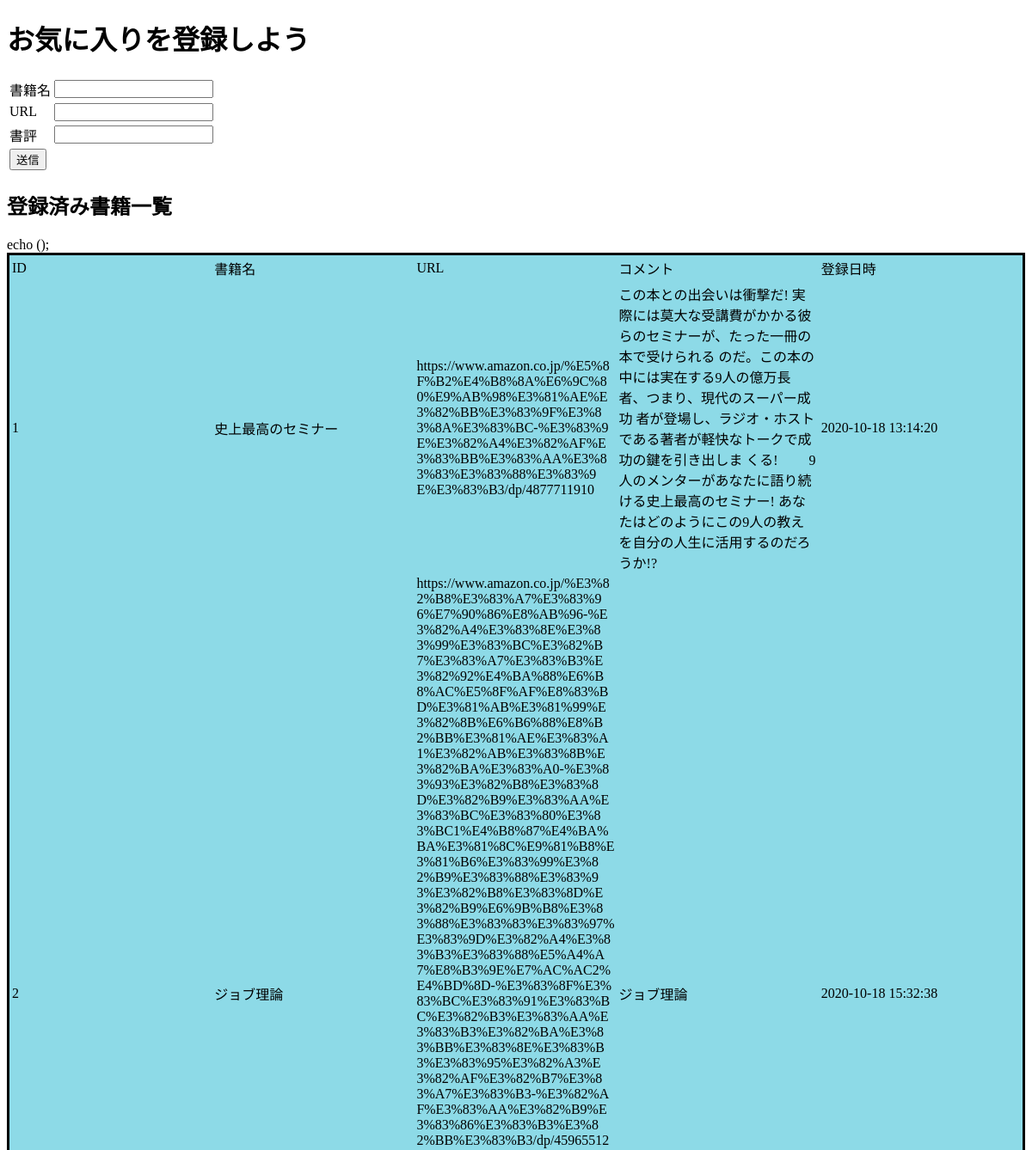
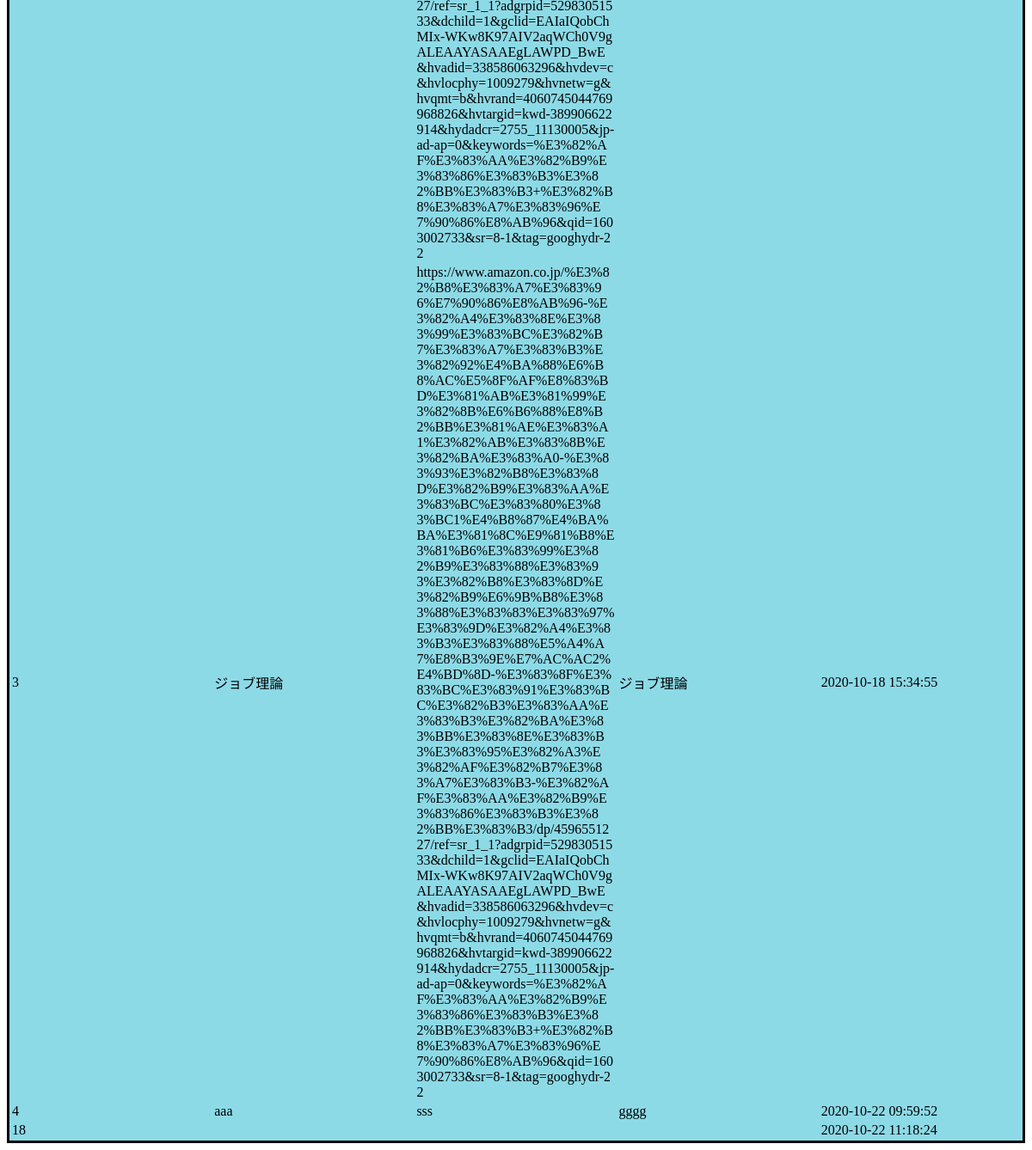
The page / on the database its author committed (2 pictures, top to bottom).
### tables this page shows
CREATE TABLE `gs_bm_table` (
  `id` int(12) NOT NULL,
  `title` varchar(64) NOT NULL,
  `url` text NOT NULL,
  `comm` text NOT NULL,
  `datetime` datetime NOT NULL
);

### index.php (the view, shortened to what this page needs)
<?php
    try {
        $pdo = new PDO ('mysql:dbname=bookcomm;charset=utf8;host=localhost','root','root');
    } catch (PDOException $e) {
        exit('DBConnectError:'.$e->getMessage());
    };
    $stmt   =   $pdo->prepare ("SELECT * FROM gs_bm_table");
    $status =   $stmt -> execute();
    $view   =   "";
    if ($status == false) {
        $error  =   $stmt -> errorInfo();
        exit ("ErrorQuery:".error[2]);
    }else{
        while ($result = $stmt -> fetch(PDO::FETCH_ASSOC)){
            $view   .=   '<tr>';
            $view   .=   '<td class="id">'.$result[id].'</td>' . '<td class="title">'.$result[title].'</td>' . '<td class="url">'.$result["url"].'</td>' . '<td class="comm">'.$result["comm"].'</td>' . '<td class="datetime">'.$result["datetime"].'</td>';
            $view   .=   '</tr>';
        };
    };
?>
<!DOCTYPE html>
<html lang="ja">
<head>
    <link rel="stylesheet" href="style.css">
</head>
<body>
    <div id="wrap">
        <h1>お気に入りを登録しよう</h1>
        <div id="form_div">
        <form method = "post" action="insert.php">
            <table id="form">
                <tr>
                    <td>書籍名</td>
                    <td><input type="text" name="title" id="title" value=""></td>
                </tr>
                <tr>
                    <td>URL</td>
                    <td><input type="text" name="url" id="" value=""></td>
                </tr>
                <tr>
                    <td>書評</td>
                    <td><input type="textarea" name="comm" id="" value=""></td>
                </tr>
                <tr>
                    <td><input type="submit" value="送信"></td>
                </tr>
            </table>
        </form>
        </div>
        <h2>登録済み書籍一覧</h2>
        <table id="table">
            <tr>
                <td class="id">ID</td>
                <td class="title">書籍名</td>
                <td class="url">URL</td>
                <td class="comm">コメント</td>
                <td class="datetime">登録日時</td>
            </tr>
            <tr>
                echo (<?= $view ?>);
            </tr>
        </table>
    </div>
</body>
</html>

### style.css (style rules this page uses)
#wrap { width: 100%; }
#form_div { margin: 0px auto; display: flex; justify-content: center; }
#form { width: 100%; }
#table { width: 100%; table-layout: fixed; background: rgb(141, 218, 231); border-style: solid; border-color: black; word-break: break-all; word-wrap: break-all; }

### rows shown on the page
gs_bm_table: id "1", title "史上最高のセミナー", url "https://www.amazon.co.jp/%E5%8F%B2%E4%B8%8A%E6%9C%80%E9%AB%98%E3%81%AE%E3%82%BB%E3%83%9F%E3%83%8A%E3%83%BC-%E3%83%9E%E3%82%A4%E3%82%AF%E3%83%BB%E3%83%AA%E3%83%83%E3%83%88%E3%83%9E%E3%83%B3/dp/4877711910", comm "この本との出会いは衝撃だ! 実際には莫大な受講費がかかる彼らのセミナーが、たった一冊の本で受けられる のだ。この本の中には実在する9人の億万長者、つまり、現代のスーパー成功 者が登場し、ラジオ・ホストである著者が軽快なトークで成功の鍵を引き出しま くる! 9人のメンターがあなたに語り続ける史上最高のセミナー! あなたはどのようにこの9人の教えを自分の人生に活用するのだろうか!?", datetime "2020-10-18 13:14:20"
gs_bm_table: id "2", title "ジョブ理論", url "https://www.amazon.co.jp/%E3%82%B8%E3%83%A7%E3%83%96%E7%90%86%E8%AB%96-%E3%82%A4%E3%83%8E%E3%83%99%E3%83%BC%E3%82%B7%E3%83%A7%E3%83%B3%E3%82%92%E4%BA%88%E6%B8%AC%E5%8F%AF%E8%83%BD%E3%81%AB%E3%81%99%E3%82%8B%E6%B6%88%E8%B2%BB%E3%81%AE%E3%83%A1%E3%82%AB%E3%83%8B%E3%82%BA%E3%83%A0-%E3%83%93%E3%82%B8%E3%83%8D%E3%82%B9%E3%83%AA%E3%83%BC%E3%83%80%E3%83%BC1%E4%B8%87%E4%BA%BA%E3%81%8C%E9%81%B8%E3%81%B6%E3%83%99%E3%82%B9%E3%83%88%E3%83%93%E3%82%B8%E3%83%8D%E3%82%B9%E6%9B%B8%E3%83%88%E3%83%83%E3%83%97%E3%83%9D%E3%82%A4%E3%83%B3%E3%83%88%E5%A4%A7%E8%B3%9E%E7%AC%AC2%E4%BD%8D-%E3%83%8F%E3%83%BC%E3%83%91%E3%83%BC%E3%82%B3%E3%83%AA%E3%83%B3%E3%82%BA%E3%83%BB%E3%83%8E%E3%83%B3%E3%83%95%E3%82%A3%E3%82%AF%E3%…", comm "ジョブ理論", datetime "2020-10-18 15:32:38"
gs_bm_table: id "3", title "ジョブ理論", url "https://www.amazon.co.jp/%E3%82%B8%E3%83%A7%E3%83%96%E7%90%86%E8%AB%96-%E3%82%A4%E3%83%8E%E3%83%99%E3%83%BC%E3%82%B7%E3%83%A7%E3%83%B3%E3%82%92%E4%BA%88%E6%B8%AC%E5%8F%AF%E8%83%BD%E3%81%AB%E3%81%99%E3%82%8B%E6%B6%88%E8%B2%BB%E3%81%AE%E3%83%A1%E3%82%AB%E3%83%8B%E3%82%BA%E3%83%A0-%E3%83%93%E3%82%B8%E3%83%8D%E3%82%B9%E3%83%AA%E3%83%BC%E3%83%80%E3%83%BC1%E4%B8%87%E4%BA%BA%E3%81%8C%E9%81%B8%E3%81%B6%E3%83%99%E3%82%B9%E3%83%88%E3%83%93%E3%82%B8%E3%83%8D%E3%82%B9%E6%9B%B8%E3%83%88%E3%83%83%E3%83%97%E3%83%9D%E3%82%A4%E3%83%B3%E3%83%88%E5%A4%A7%E8%B3%9E%E7%AC%AC2%E4%BD%8D-%E3%83%8F%E3%83%BC%E3%83%91%E3%83%BC%E3%82%B3%E3%83%AA%E3%83%B3%E3%82%BA%E3%83%BB%E3%83%8E%E3%83%B3%E3%83%95%E3%82%A3%E3%82%AF%E3%…", comm "ジョブ理論", datetime "2020-10-18 15:34:55"
gs_bm_table: id "4", title "aaa", url "sss", comm "gggg", datetime "2020-10-22 09:59:52"
gs_bm_table: id "18", datetime "2020-10-22 11:18:24"
